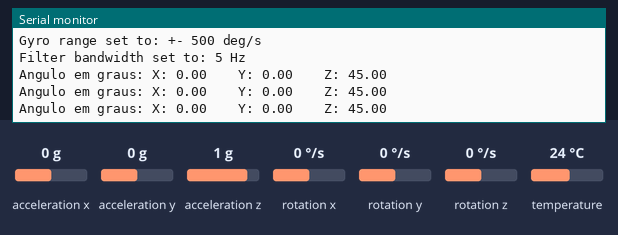
A sketch run on a simulated Arduino Leonardo, built with avr-gcc and run on an emulated ATmega32U4. Parts: the last lines printed to the serial monitor. The inputs (shaded band) are chosen by the test bench; at power-on: acceleration z 1 g, acceleration x 0 g, acceleration y 0 g, rotation x 0 °/s, rotation y 0 °/s, rotation z 0 °/s, temperature 24 °C.

Above: at 1.3 s.
1.4 s: acceleration z set to 0 g
At 2.0 s:
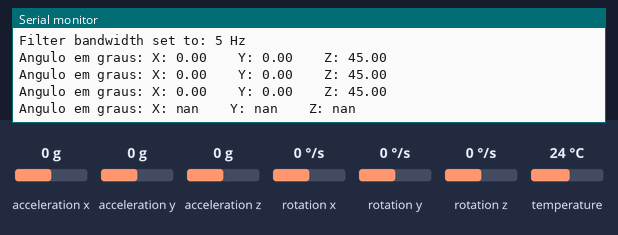
3.6 s: acceleration x set to -1.4 g
At 4.1 s:
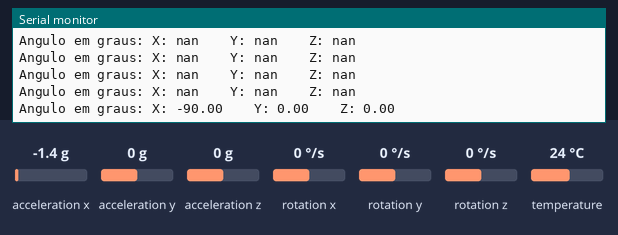
6.6 s: acceleration y set to -1.4 g
At 7.1 s:
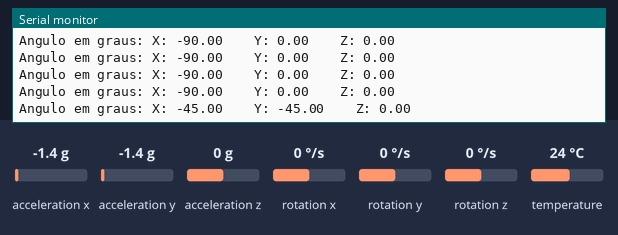
8.1 s: acceleration x set to 0 g
At 8.6 s:
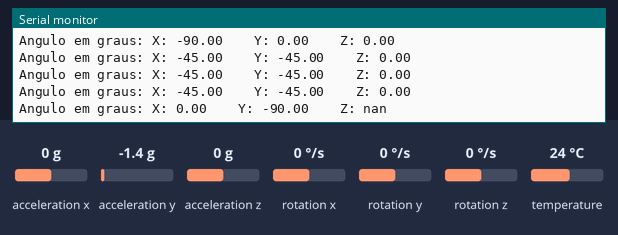
Timing chart, 0 to 11.1 s (numbered marks = the images above; inputs shaded):
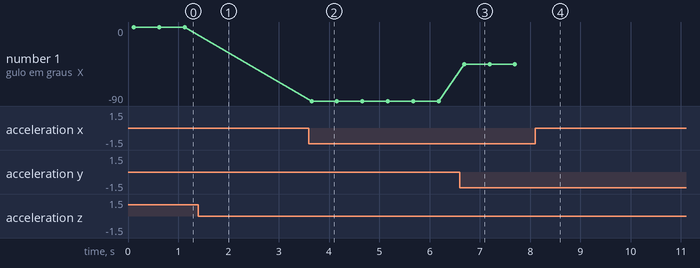

Measured:
- after the input at 1.4 s, the serial monitor: prints a new line after 0.23 s (image 1)
- after the input at 3.6 s, the serial monitor: prints a new line after 0.05 s (image 2)
- after the input at 6.6 s, the serial monitor: prints a new line after 0.09 s (image 3)
- after the input at 8.1 s, the serial monitor: prints a new line after 0.10 s (image 4)
- plotted number 1: 0 → -90 after the input at 3.6 s, -90 → -45 after the input at 6.6 s

The sketch:

codigo_sensor_relatorio_final.ino
```cpp
#include <Adafruit_MPU6050.h>
#include <Adafruit_Sensor.h>
#include <Wire.h>

Adafruit_MPU6050 mpu;

void setup(void) {
  Serial.begin(115200);
  while (!Serial)
    delay(10); // will pause Zero, Leonardo, etc until serial console opens

  Serial.println("Adafruit MPU6050 test!");

// Try to initialize!
  if (!mpu.begin()) {
    Serial.println("Failed to find MPU6050 chip");
    while (1) {
      delay(10);
    }
  }
  Serial.println("MPU6050 Found!");

  mpu.setAccelerometerRange(MPU6050_RANGE_8_G);
  Serial.print("Accelerometer range set to: ");
  switch (mpu.getAccelerometerRange()) {
  case MPU6050_RANGE_2_G:
    Serial.println("+-2G");
    break;
  case MPU6050_RANGE_4_G:
    Serial.println("+-4G");
    break;
  case MPU6050_RANGE_8_G:
    Serial.println("+-8G");
    break;
  case MPU6050_RANGE_16_G:
    Serial.println("+-16G");
    break;
  }
  mpu.setGyroRange(MPU6050_RANGE_500_DEG);
  Serial.print("Gyro range set to: ");
  switch (mpu.getGyroRange()) {
  case MPU6050_RANGE_250_DEG:
    Serial.println("+- 250 deg/s");
    break;
  case MPU6050_RANGE_500_DEG:
    Serial.println("+- 500 deg/s");
    break;
  case MPU6050_RANGE_1000_DEG:
    Serial.println("+- 1000 deg/s");
    break;
  case MPU6050_RANGE_2000_DEG:
    Serial.println("+- 2000 deg/s");
    break;
  }

  mpu.setFilterBandwidth(MPU6050_BAND_5_HZ);
  Serial.print("Filter bandwidth set to: ");
  switch (mpu.getFilterBandwidth()) {
  case MPU6050_BAND_260_HZ:
    Serial.println("260 Hz");
    break;
  case MPU6050_BAND_184_HZ:
    Serial.println("184 Hz");
    break;
  case MPU6050_BAND_94_HZ:
    Serial.println("94 Hz");
    break;
  case MPU6050_BAND_44_HZ:
    Serial.println("44 Hz");
    break;
  case MPU6050_BAND_21_HZ:
    Serial.println("21 Hz");
    break;
  case MPU6050_BAND_10_HZ:
    Serial.println("10 Hz");
    break;
  case MPU6050_BAND_5_HZ:
    Serial.println("5 Hz");
    break;
  }

  Serial.println("");
  delay(100);
}

void loop() {

  float ax, ay, az;
  float denomX_A, denomX_B, denomX_C, denomX_T;
  float denomY_A, denomY_B, denomY_C, denomY_T;
  float denomZ_A, denomZ_B, denomZ_C, denomZ_T;
  float angleX, angleY, angleZ;
/* Get new sensor events with the readings */
  sensors_event_t a, g, temp;
  mpu.getEvent(&a, &g, &temp);

  ax = (a.acceleration.x/9.80665);
  ay = (a.acceleration.y/9.80665);
  az = (a.acceleration.z/9.80665);

//X-EIXO
  denomX_A = pow(ay, 2);
  denomX_B = pow(az, 2);
  denomX_C = denomX_A + denomX_B;
  denomX_T = pow(denomX_C, .5);                   //pow returns base raised to the power exponent
  angleX = atan(ax/denomX_T) * 180/PI;           //should calculate the angle on the X axis in
                                                  //degrees based on raw data

  //Y-EIXO
  denomY_A = pow(ax, 2);
  denomY_B = pow(az, 2);
  denomY_C = denomY_A + denomY_B;
  denomY_T = pow(denomY_C, .5);                   //pow returns base raised to the power exponent
  angleY = atan(ay/denomY_T)* 180/PI;           //should calculate the angle on the Y axis in degrees based
                                                 // on raw data

  //Z-EIXO
  denomZ_A = pow(ax, 2);
  denomZ_B = pow(ay, 2);
  denomZ_C = denomZ_A + denomZ_B;
  denomZ_T = pow(denomZ_C, .5);
  angleZ = atan(az/denomY_T)* 180/PI;

  Serial.print("Angulo em graus: X: ");
  Serial.print(angleX);
  Serial.print(" \t Y: ");
  Serial.print(angleY);
  Serial.print(" \t Z: ");
  Serial.print(angleZ);
  Serial.print("\r\n"  );


  Serial.println("");
  delay(500);
}
```

codigo_rel_01.cpp
```cpp
#include <Adafruit_MPU6050.h>
#include <Adafruit_Sensor.h>
#include <Wire.h>

Adafruit_MPU6050 mpu;

void setup(void) {
  Serial.begin(115200);
  while (!Serial)
    delay(10); // will pause Zero, Leonardo, etc until serial console opens

  Serial.println("Adafruit MPU6050 test!");

  // Try to initialize!
  if (!mpu.begin()) {
    Serial.println("Failed to find MPU6050 chip");
    while (1) {
      delay(10);
    }
  }
  Serial.println("MPU6050 Found!");

  mpu.setAccelerometerRange(MPU6050_RANGE_8_G);
  Serial.print("Accelerometer range set to: ");
  switch (mpu.getAccelerometerRange()) {
  case MPU6050_RANGE_2_G:
    Serial.println("+-2G");
    break;
  case MPU6050_RANGE_4_G:
    Serial.println("+-4G");
    break;
  case MPU6050_RANGE_8_G:
    Serial.println("+-8G");
    break;
  case MPU6050_RANGE_16_G:
    Serial.println("+-16G");
    break;
  }
  mpu.setGyroRange(MPU6050_RANGE_500_DEG);
  Serial.print("Gyro range set to: ");
  switch (mpu.getGyroRange()) {
  case MPU6050_RANGE_250_DEG:
    Serial.println("+- 250 deg/s");
    break;
  case MPU6050_RANGE_500_DEG:
    Serial.println("+- 500 deg/s");
    break;
  case MPU6050_RANGE_1000_DEG:
    Serial.println("+- 1000 deg/s");
    break;
  case MPU6050_RANGE_2000_DEG:
    Serial.println("+- 2000 deg/s");
    break;
  }

  mpu.setFilterBandwidth(MPU6050_BAND_5_HZ);
  Serial.print("Filter bandwidth set to: ");
  switch (mpu.getFilterBandwidth()) {
  case MPU6050_BAND_260_HZ:
    Serial.println("260 Hz");
    break;
  case MPU6050_BAND_184_HZ:
    Serial.println("184 Hz");
    break;
  case MPU6050_BAND_94_HZ:
    Serial.println("94 Hz");
    break;
  case MPU6050_BAND_44_HZ:
    Serial.println("44 Hz");
    break;
  case MPU6050_BAND_21_HZ:
    Serial.println("21 Hz");
    break;
  case MPU6050_BAND_10_HZ:
    Serial.println("10 Hz");
    break;
  case MPU6050_BAND_5_HZ:
    Serial.println("5 Hz");
    break;
  }

  Serial.println("");
  delay(100);
}

void loop() {
  /* Get new sensor events with the readings */
  sensors_event_t a, g, temp;
  mpu.getEvent(&a, &g, &temp);

  /* Print out the values */
  Serial.print("Aceleracao X: ");
  Serial.print(a.acceleration.x);
  Serial.print(", Y: ");
  Serial.print(a.acceleration.y);
  Serial.print(", Z: ");
  Serial.print(a.acceleration.z);
  Serial.println(" m/s^2");
/*
  Serial.print("Rotation X: ");
  Serial.print(g.gyro.x);
  Serial.print(", Y: ");
  Serial.print(g.gyro.y);
  Serial.print(", Z: ");
  Serial.print(g.gyro.z);
  Serial.println(" rad/s");

  Serial.print("Temperature: ");
  Serial.print(temp.temperature);
  Serial.println(" degC");
*/
  Serial.println("");
  delay(500);
}
```
